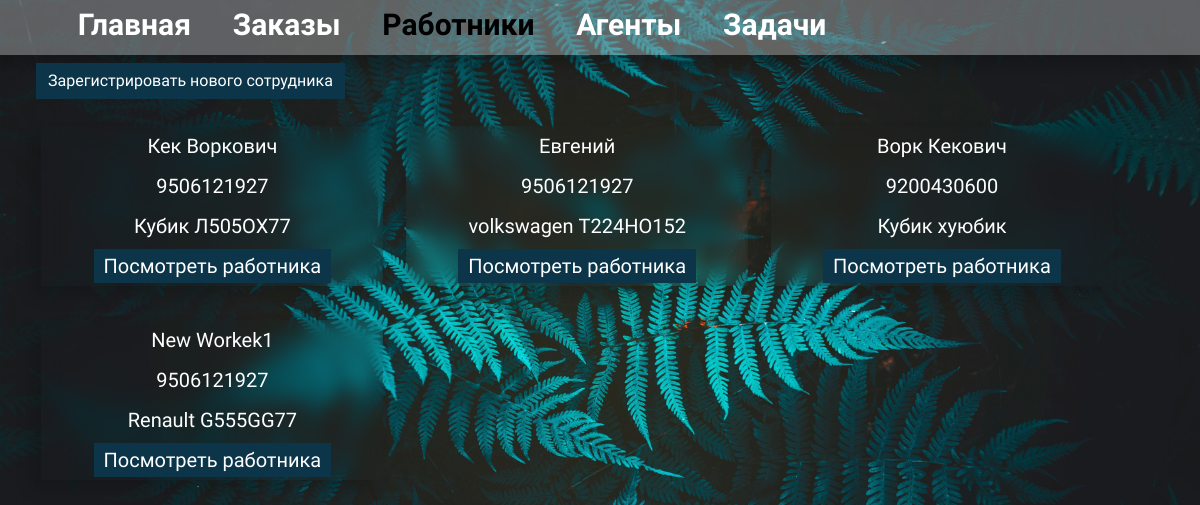
/money_calc/worker, run on the app's committed database.
### money_calc/models.py (models this page shows, shortened)
class Worker(models.Model):
    id = models.AutoField(primary_key=True)
    worker_name = models.CharField(max_length=100, verbose_name='Имя работника')
    worker_phone = models.CharField(max_length=11, verbose_name='Телефон работника')
    car = models.CharField(max_length=100, verbose_name='Машина и гос.номер', unique=True)
    class Meta:
        verbose_name = 'Работник'
        verbose_name_plural = 'Работники'

### money_calc/views.py (the view)
# urls.py: path('worker', views.worker, name='worker'),
def worker(request):
    latest_worker_list = Worker.objects.order_by('-worker_name')
    context = {'latest_worker_list': latest_worker_list}
    return render(request, 'money_calc/worker.html', context)

### money_calc/templates/money_calc/worker.html (shortened to what this page needs)
{% extends 'money_calc/layout.html' %}
{% block content %}
{% if latest_worker_list %}
    <div class="container">
        <div class="row">
        {% for worker in latest_worker_list %}
            <div class="col-md-4 block">
                <div class="field-block">{{ worker.worker_name }}</div>
                <div class="field-block">{{ worker.worker_phone }}</div>
                <div class="field-block">{{ worker.car }}</div>
                <a href="{% url 'worker-orders' worker.id %}" class="text-block-btn">Посмотреть работника {{ worker.worker_id }}</a>
            </div>
        {% endfor %}
        </div>
    </div>
{% else %}
    <p>No workers are available.</p>
{% endif %}
{% endblock %}

### money_calc/static/money_calc/style.css (style rules this page uses)
body { font-family: "Source Sans 3", sans-serif; font-optical-sizing: auto; font-weight: 400; font-style: normal; background-image: url('/static/money_calc/img/bg.jpg'); background-size: cover; color: #fff; }
a { text-decoration: none; }
.block { width: 30%; margin: 3% 1% 0 1%; font-size: 20px; line-height: 40px; backdrop-filter: blur(10px); text-align: center; box-shadow: -10px 10px 15px rgb(0 0 0 / 15%); color: #fff; }
.text-block-btn { background-color: #0c3549; text-decoration: none; color: #fff; padding: 5px 10px 5px 10px; }

### data on the page
Worker: worker_name "Кек Воркович", worker_phone "9506121927", car "Кубик Л505ОХ77"
Worker: worker_name "Евгений", worker_phone "9506121927", car "volkswagen Т224НО152"
Worker: worker_name "Ворк Кекович", worker_phone "9200430600", car "Кубик хуюбик"
Worker: worker_name "New Workek1", worker_phone "9506121927", car "Renault G555GG77"
